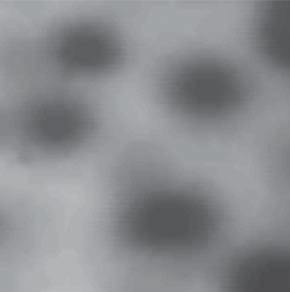
#> input picture Lab_6 python/A.png, 290 x 292 px
$ jupyter execute Wat.ipynb
#> lines starting #> are read from the running program, lines starting #| are printed output that depends on the picture; after the words box and inside, x2 and y2 are one past the last pixel; in counts of white or black regions, pixels touching at a corner belong together
[cell 1]
import cv2
import matplotlib.pyplot as plt
from scipy import ndimage as nd
import numpy as np
from skimage.segmentation import watershed
from skimage.filters import rank
from skimage.morphology import disk

[cell 2]
image = cv2.imread('A.png', cv2.IMREAD_GRAYSCALE)
#> image: shape (292, 290); min 77, max 185, mean 138.7
kernel = np.ones((3,3),np.uint8)
closing = cv2.morphologyEx(image,cv2.MORPH_CLOSE,kernel, iterations = 4)
plt.imshow(closing, cmap='gray')

[cell 3]
_, thresholdMarkers = cv2.threshold(closing, 120, 255, cv2.THRESH_BINARY)
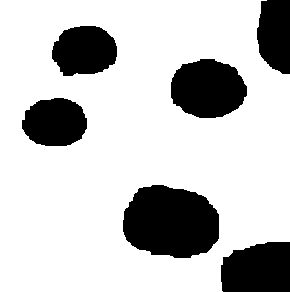
#> thresholdMarkers: shape (292, 290); 77.2% white; 6 black regions, box (x1, y1, x2, y2) and area: (123, 185, 219, 258) 5595, (171, 59, 247, 118) 3503, (221, 242, 290, 292) 3085, (52, 26, 117, 76) 2571, (22, 98, 87, 146) 2491, (257, 0, 290, 74) 2081
kernel1 = cv2.getStructuringElement(cv2.MORPH_ELLIPSE, ksize = ( 14, 14))
thresholdMarkers = cv2.erode(thresholdMarkers, kernel1)
#> thresholdMarkers: shape (292, 290); 67.7% white; 5 black regions, box (x1, y1, x2, y2) and area: (117, 179, 290, 292) 11490, (165, 53, 254, 125) 5166, (46, 20, 124, 83) 4039, (16, 92, 94, 153) 3923, (251, 0, 290, 81) 2750
plt.imshow(thresholdMarkers, cmap='gray')

[cell 4]
kernel = cv2.getStructuringElement(cv2.MORPH_ELLIPSE, (30, 30))
gradient = cv2.morphologyEx(closing, cv2.MORPH_GRADIENT, kernel)
_, threshold = cv2.threshold(gradient, 29, 255, cv2.THRESH_BINARY)
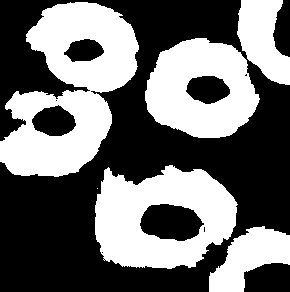
#> threshold: shape (292, 290); 43.4% white; 6 white regions (1 under 20 px), largest, box (x1, y1, x2, y2) and area: (0, 2, 139, 177) 13406, (95, 165, 238, 269) 9728, (145, 38, 260, 138) 7733, (209, 226, 290, 292) 2977, (237, 0, 290, 85) 2908
plt.imshow(gradient, cmap='gray')

[cell 5]
plt.imshow(threshold, cmap='gray')

[cell 6]
ellipse1 = cv2.getStructuringElement(cv2.MORPH_ELLIPSE, ksize = (71, 71))
kernel = cv2.getStructuringElement(cv2.MORPH_ELLIPSE, ksize = ( 3, 3))
ellipse2 = cv2.erode(ellipse1, kernel)
holeRing = cv2.subtract(ellipse1,ellipse2)
marker = cv2.erode(threshold, holeRing,)
#> marker: shape (292, 290); 1.6% white; 10 white regions (5 under 20 px), largest, box (x1, y1, x2, y2) and area: (193, 76, 218, 103) 440, (258, 266, 278, 292) 340, (76, 37, 101, 55) 276, (273, 23, 290, 34) 157, (165, 216, 176, 232) 79
plt.imshow(marker, cmap='gray')

[cell 7]
kernel = cv2.getStructuringElement(cv2.MORPH_ELLIPSE, ksize = ( 3, 3))
marker = cv2.dilate(marker, kernel)
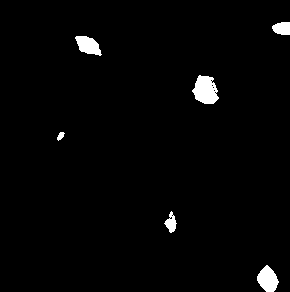
#> marker: shape (292, 290); 2% white; 6 white regions, box (x1, y1, x2, y2) and area: (192, 75, 219, 104) 550, (257, 265, 279, 292) 394, (75, 36, 102, 56) 343, (272, 22, 290, 35) 195, (164, 211, 177, 233) 149, (57, 132, 65, 141) 43
marker= np.uint8 (marker)
#mark= marker[:,:,0]
ret, markers = cv2.connectedComponents(marker)
#> markers: shape (292, 290) int32; 7 distinct labels, from 0 to 6
#> ret = 7
markers +=1
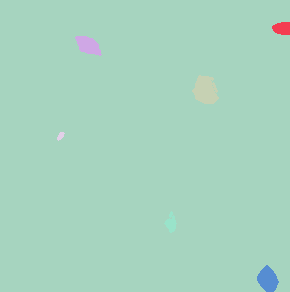
#> markers: shape (292, 290) int32; 7 distinct labels, from 1 to 7; one colour per label, 0 black
markers[markers==1]=0
#> markers: shape (292, 290) int32; 7 distinct labels, from 0 to 7
markers[thresholdMarkers==255]=1
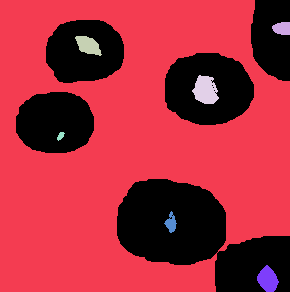
#> markers: shape (292, 290) int32; 8 distinct labels, from 0 to 7; one colour per label, 0 black


plt.imshow(markers, cmap='gray')

[cell 8]
image = cv2.imread('A.png', cv2.COLOR_BGR2GRAY)
#> image is the input picture: shape (292, 290, 3); mean B, G, R 142.1, 139.6, 137.8
labels = cv2.watershed(image,markers)
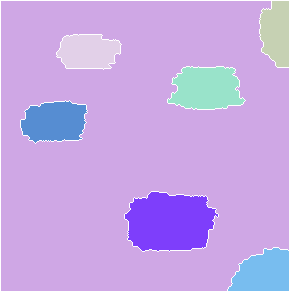
#> labels: shape (292, 290) int32; 8 distinct labels, from -1 to 7; one colour per label, 0 black, -1 white
plt.imshow(labels, cmap='gray')

[cell 9]
closing[labels==-1] = 150
#> closing: shape (292, 290); min 79, max 183, mean 139.7
plt.imshow(closing,cmap='gray')

[cell 10]
gradient[labels==-1] = 150
#> gradient: shape (292, 290); min 1, max 150, mean 31.2
plt.imshow(gradient,cmap='gray')

[cell 11]
image = cv2.imread('A.png', cv2.IMREAD_GRAYSCALE)
kernel = np.ones((3,3),np.uint8)
closing = cv2.morphologyEx(image,cv2.MORPH_CLOSE,kernel, iterations = 4)

[cell 12]
kernel = cv2.getStructuringElement(cv2.MORPH_ELLIPSE, (30, 30))
gradient = cv2.morphologyEx(closing, cv2.MORPH_GRADIENT, kernel)
_, threshold = cv2.threshold(gradient, 29, 255, cv2.THRESH_BINARY)

[cell 13]
labels = watershed(threshold)
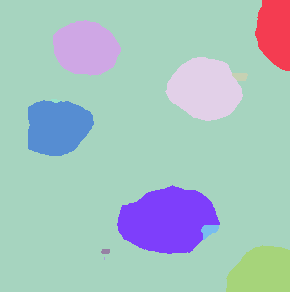
#> labels: shape (292, 290) int32; 12 distinct labels, from 1 to 12; one colour per label, 0 black
labels = np.uint8(labels)
labels = cv2.erode(labels,kernel)
labels = cv2.dilate(labels,kernel)
plt.imshow(labels, cmap='gray')

[cell 14]
img = labels
_, labels = cv2.threshold(labels, 1, 255, cv2.THRESH_BINARY )
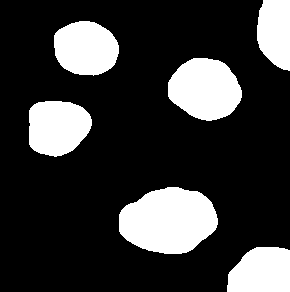
#> labels: shape (292, 290); 22% white; 6 white regions
contours, hierarchy = cv2.findContours( labels, cv2.RETR_TREE,cv2.CHAIN_APPROX_SIMPLE)
#> contours = 6 contours; box (x1, y1, x2, y2) and area: (119, 187, 218, 254) 4924, (168, 58, 242, 121) 3414, (29, 101, 92, 157) 2750, (54, 21, 119, 76) 2731, (227, 247, 290, 292) 2347, (257, 0, 290, 71) 1872
cv2.drawContours(img, contours, -1, (255,0,0), 1)
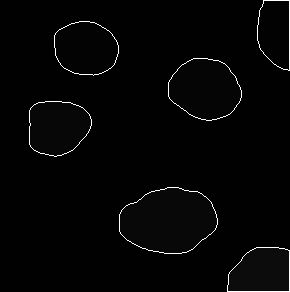
#> img: shape (292, 290); min 1, max 255, mean 5.5
plt.imshow(img,cmap='gray')

[cell 15]
_, img = cv2.threshold(img, 14, 255, cv2.THRESH_BINARY )
#> img: shape (292, 290); 1.3% white in thin lines or dots
closing[img==255] = 155
#> closing: shape (292, 290); min 79, max 185, mean 139.7
plt.imshow(closing,cmap='gray')

[cell 16]
gradient[img==255] = 100
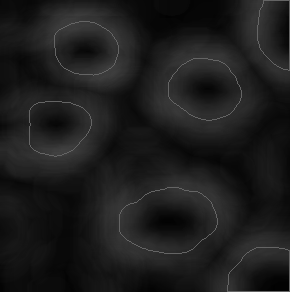
#> gradient: shape (292, 290); min 1, max 100, mean 28.9
plt.imshow(gradient,cmap='gray')
